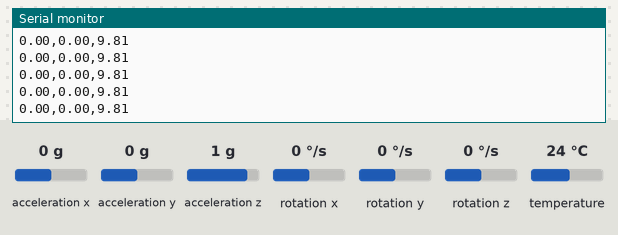
The sketch below on a simulated Arduino Uno, built with avr-gcc and run on an emulated ATmega328P. Parts: the last lines printed to the serial monitor. The inputs (shaded band) are chosen by the test bench; at power-on: acceleration x 0 g, acceleration y 0 g, acceleration z 1 g, rotation x 0 °/s, rotation y 0 °/s, rotation z 0 °/s, temperature 24 °C.

Above: at 1.2 s.
1.3 s: acceleration x set to -1.4 g
At 1.8 s:
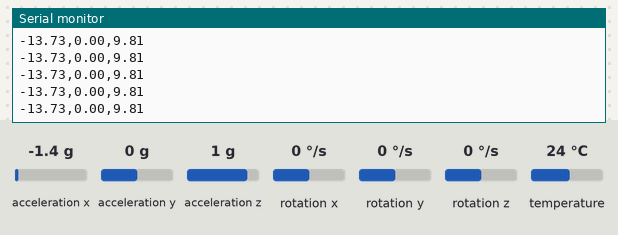
2.8 s: acceleration y set to -1.4 g
At 3.7 s:
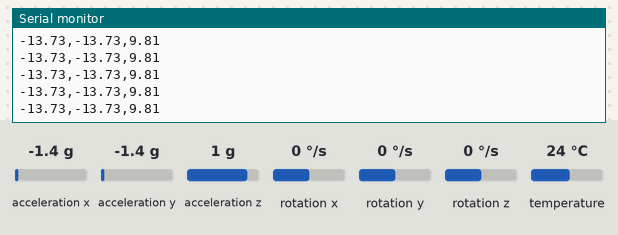
4.3 s: acceleration y set to 1.4 g
At 5.4 s:
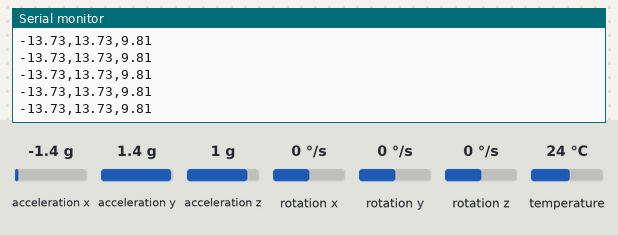
7.3 s: acceleration z set to 1.4 g
At 7.8 s:
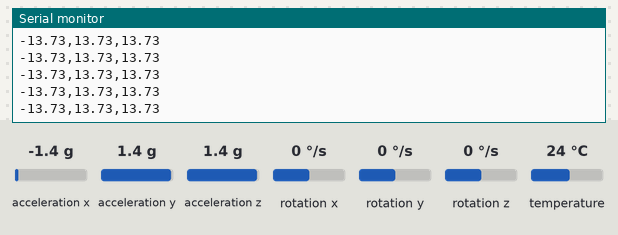
Timing chart, 0 to 10.3 s (numbered marks = the images above; inputs shaded):
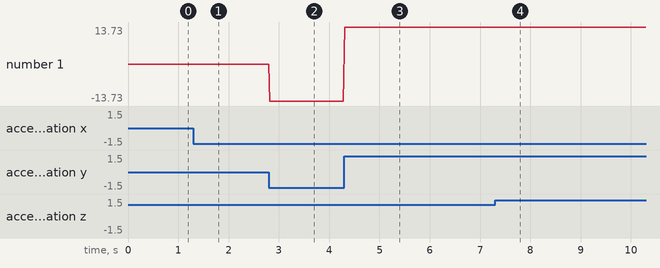

The sketch:

sketch.ino
```cpp
#include <Adafruit_MPU6050.h>
#include <Adafruit_Sensor.h>
#include <Wire.h>

Adafruit_MPU6050 mpu;

void setup() {
  // Initialize serial communication at 115200 baud
  Serial.begin(115200);
  while (!Serial) delay(10);

  // Initialize MPU6050 sensor
  if (!mpu.begin()) {
    while (1) yield();
  }
}

void loop() {
  sensors_event_t a, g, temp;

  // Read sensor data
  mpu.getEvent(&a, &g, &temp);

  // Format output as CSV for data collection (Accel X, Y, Z)
  Serial.print(a.acceleration.x);
  Serial.print(",");
  Serial.print(a.acceleration.y);
  Serial.print(",");
  Serial.println(a.acceleration.z);

  // Maintain 50Hz sampling rate
  delay(20);
}
```

Measured:
- after the input at 1.3 s, the serial monitor: prints a new line at once (image 1)
- after the input at 2.8 s, the serial monitor: prints a new line at once (image 2)
- after the input at 4.3 s, the serial monitor: prints a new line at once (image 3)
- after the input at 7.3 s, the serial monitor: prints a new line at once (image 4)
- plotted number 1: -13.73 → 13.73 after the input at 4.3 s
